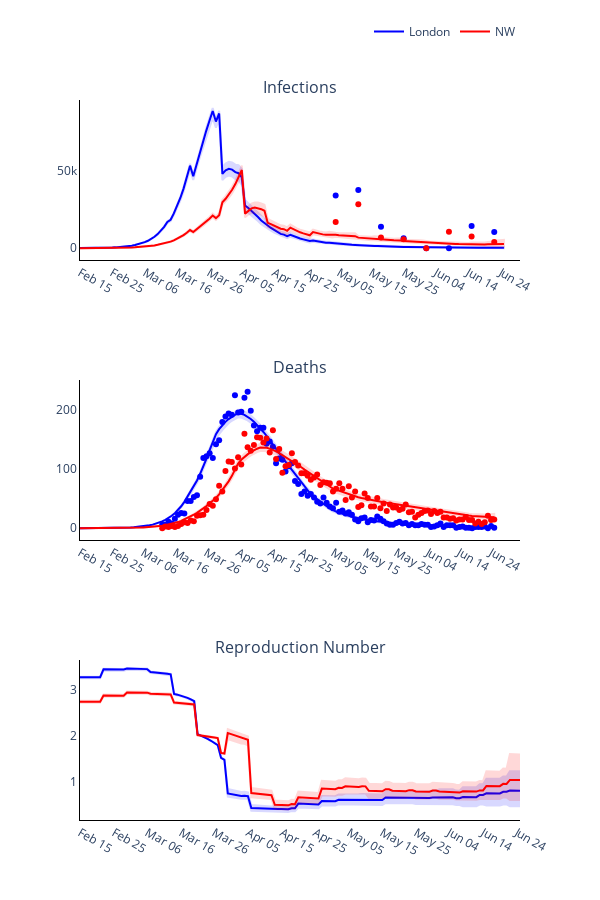

Write notebook code for a chart like this one.
### Markdown cell above
### Plot observed versus predicted using model with inferred parameters

### Code cell
# Trace names - represent the solver used for the simulation
trace_name = regions
titles = ['Infections', 'Deaths', 'Reproduction Number']

fig = go.Figure()
fig = make_subplots(rows=len(titles), cols=1, subplot_titles=tuple(titles), horizontal_spacing = 0.15)

# Plot (continuous predicted timeline and pointwise observed numbers each day)
for r, region in enumerate(regions):
    # Plot of infections
    fig.add_trace(
        go.Scatter(
            x=times,
            y=new_infec_mean[r].tolist(),
            mode='lines',
            name=trace_name[r],
            line_color=colours[r]
        ),
        row= 1,
        col= 1
    )

    fig.add_trace(
        go.Scatter(
            x=times + times[::-1],
            y=new_infec_upper[r].tolist() + new_infec_lower[r].tolist()[::-1],
            fill='toself',
            fillcolor=colours[r],
            line_color=colours[r],
            opacity=0.15,
            mode='lines',
            showlegend=False,
            name=trace_name[r]
        ),
        row= 1,
        col= 1
    )

    fig.add_trace(
        go.Scatter(
            x=serology_times,
            y=np.sum(np.multiply(np.nan_to_num(np.divide(positives_data[r], tests[r])), susceptibles[r]), axis=1).tolist(),
            mode='markers',
            name=trace_name[r],
            showlegend=False,
            line_color=colours[r]
        ),
        row= 1,
        col= 1
    )

    # Plot deaths
    fig.add_trace(
        go.Scatter(
            x=times,
            y=deaths_mean[r].tolist(),
            mode='lines',
            name=trace_name[r],
            showlegend=False,
            line_color=colours[r]
        ),
        row= 2,
        col= 1
    )

    fig.add_trace(
        go.Scatter(
            x=times + times[::-1],
            y=deaths_upper[r].tolist() + deaths_lower[r].tolist()[::-1],
            fill='toself',
            fillcolor=colours[r],
            line_color=colours[r],
            opacity=0.15,
            mode='lines',
            showlegend=False,
            name=trace_name[r]
        ),
        row= 2,
        col= 1
    )

    fig.add_trace(
        go.Scatter(
            x=deaths_times,
            y=np.sum(deaths_data[r], axis=1).tolist(),
            mode='markers',
            name=trace_name[r],
            showlegend=False,
            line_color=colours[r]
        ),
        row= 2,
        col= 1
    )

    # Plot reproduction number
    fig.add_trace(
        go.Scatter(
            x=times,
            y=reprod_num_mean[r].tolist(),
            mode='lines',
            name=trace_name[r],
            showlegend=False,
            line_color=colours[r]
        ),
        row= 3,
        col= 1
    )

    fig.add_trace(
        go.Scatter(
            x=times + times[::-1],
            y=reprod_num_upper[r].tolist() + reprod_num_lower[r].tolist()[::-1],
            fill='toself',
            fillcolor=colours[r],
            line_color=colours[r],
            opacity=0.15,
            mode='lines',
            showlegend=False,
            name=trace_name[r]
        ),
        row= 3,
        col= 1
    )

# Add axis labels
fig.update_layout(
    width=600, 
    height=900,
    plot_bgcolor='white',
    xaxis=dict(
        linecolor='black',
        tickvals=np.arange(1, total_days, 10).tolist(),
        ticktext=['Feb 15', 'Feb 25', 'Mar 06', 'Mar 16', 'Mar 26', 'Apr 05', 'Apr 15', 'Apr 25', 'May 05', 'May 15', 'May 25', 'Jun 04', 'Jun 14', 'Jun 24']),
    yaxis=dict(linecolor='black'),
    xaxis2=dict(
        linecolor='black',
        tickvals=np.arange(1, total_days, 10).tolist(),
        ticktext=['Feb 15', 'Feb 25', 'Mar 06', 'Mar 16', 'Mar 26', 'Apr 05', 'Apr 15', 'Apr 25', 'May 05', 'May 15', 'May 25', 'Jun 04', 'Jun 14', 'Jun 24']),
    yaxis2=dict(linecolor='black'),
    xaxis3=dict(
        linecolor='black',
        tickvals=np.arange(1, total_days, 10).tolist(),
        ticktext=['Feb 15', 'Feb 25', 'Mar 06', 'Mar 16', 'Mar 26', 'Apr 05', 'Apr 15', 'Apr 25', 'May 05', 'May 15', 'May 25', 'Jun 04', 'Jun 14', 'Jun 24']),
    yaxis3=dict(linecolor='black'),
    legend=dict(
        orientation='h',
        yanchor="bottom",
        y=1.075,
        xanchor="right",
        x=1)
    )

fig.write_image('images/Figure-3.pdf')
fig.show()

### Figure 1 — Plotly figure (JSON) as saved in the notebook; plotly's stock layout.template omitted (floating-point values rounded to 4 significant figures; data arrays with more than 128 entries replaced by an {"elided": "..."} marker saying what was removed)
{"data": [{"line": {"color": "blue"}, "mode": "lines", "name": "London", "type": "scatter", "x": {"elided": "132 int values"}, "xaxis": "x", "y": {"elided": "132 float values"}, "yaxis": "y"}, {"fill": "toself", "fillcolor": "blue", "line": {"color": "blue"}, "mode": "lines", "name": "London", "opacity": 0.15, "showlegend": false, "type": "scatter", "x": {"elided": "264 int values"}, "xaxis": "x", "y": {"elided": "264 float values"}, "yaxis": "y"}, {"line": {"color": "blue"}, "mode": "markers", "name": "London", "showlegend": false, "type": "scatter", "x": [80, 87, 94, 101, 108, 115, 122, 129], "xaxis": "x", "y": [34280.0, 37810.0, 14030.0, 6488.0, 0, 0, 14490.0, 10470.0, 25420.0, 7174.0, 2969.0, 5686.0, 0, 0, 9227.0, 17420.0, 0, 29020.0, 42430.0, 39500.0, 12350.0, 44770.0, 91530.0, 72760.0, 78240.0, 0, 78430.0, 98950.0, 88020.0, 0, 228700.0, 207200.0, 196900.0, 56430.0, 42710.0, 49950.0, 41840.0, 18300.0, 10450.0, 14690.0, 54370.0, 8754.0, 5657.0, 11020.0, 0, 6481.0, 6192.0, 14890.0, 15740.0, 64310.0, 83840.0, 65670.0, 67960.0], "yaxis": "y"}, {"line": {"color": "blue"}, "mode": "lines", "name": "London", "showlegend": false, "type": "scatter", "x": {"elided": "132 int values"}, "xaxis": "x2", "y": {"elided": "132 float values"}, "yaxis": "y2"}, {"fill": "toself", "fillcolor": "blue", "line": {"color": "blue"}, "mode": "lines", "name": "London", "opacity": 0.15, "showlegend": false, "type": "scatter", "x": {"elided": "264 int values"}, "xaxis": "x2", "y": {"elided": "264 float values"}, "yaxis": "y2"}, {"line": {"color": "blue"}, "mode": "markers", "name": "London", "showlegend": false, "type": "scatter", "x": [27, 28, 29, 30, 31, 32, 33, 34, 35, 36, 37, 38, 39, 40, 41, 42, 43, 44, 45, 46, 47, 48, 49, 50, 51, 52, 53, 54, 55, 56, 57, 58, 59, 60, 61, 62, 63, 64, 65, 66, 67, 68, 69, 70, 71, 72, 73, 74, 75, 76, 77, 78, 79, 80, 81, 82, 83, 84, 85, 86, 87, 88, 89, 90, 91, 92, 93, 94, 95, 96, 97, 98, 99, 100, 101, 102, 103, 104, 105, 106, 107, 108, 109, 110, 111, 112, 113, 114, 115, 116, 117, 118, 119, 120, 121, 122, 123, 124, 125, 126, 127, 128, 129, 130, 131, 132], "xaxis": "x2", "y": {"elided": "471 int values"}, "yaxis": "y2"}, {"line": {"color": "blue"}, "mode": "lines", "name": "London", "showlegend": false, "type": "scatter", "x": {"elided": "132 int values"}, "xaxis": "x3", "y": {"elided": "132 float values"}, "yaxis": "y3"}, {"fill": "toself", "fillcolor": "blue", "line": {"color": "blue"}, "mode": "lines", "name": "London", "opacity": 0.15, "showlegend": false, "type": "scatter", "x": {"elided": "264 int values"}, "xaxis": "x3", "y": {"elided": "264 float values"}, "yaxis": "y3"}, {"line": {"color": "red"}, "mode": "lines", "name": "NW", "type": "scatter", "x": {"elided": "132 int values"}, "xaxis": "x", "y": {"elided": "132 float values"}, "yaxis": "y"}, {"fill": "toself", "fillcolor": "red", "line": {"color": "red"}, "mode": "lines", "name": "NW", "opacity": 0.15, "showlegend": false, "type": "scatter", "x": {"elided": "264 int values"}, "xaxis": "x", "y": {"elided": "264 float values"}, "yaxis": "y"}, {"line": {"color": "red"}, "mode": "markers", "name": "NW", "showlegend": false, "type": "scatter", "x": [80, 87, 94, 101, 108, 115, 122, 129], "xaxis": "x", "y": [17110.0, 28500.0, 6961.0, 5798.0, 0, 10790.0, 7695.0, 4045.0, 0, 0, 3926.0, 5843.0, 0, 3632.0, 13790.0, 23570.0, 28430.0, 62780.0, 90160.0, 96180.0, 91410.0, 144400.0, 171400.0, 169400.0, 161200.0, 55210.0, 81890.0, 60870.0, 73730.0, 0, 87410.0, 92300.0, 79380.0, 98350.0, 47810.0, 23520.0, 66320.0, 37350.0, 14720.0, 22380.0, 19430.0, 5847.0, 7092.0, 8073.0, 0, 0, 22210.0, 15350.0, 0, 43960.0, 60430.0, 66790.0, 93970.0], "yaxis": "y"}, {"line": {"color": "red"}, "mode": "lines", "name": "NW", "showlegend": false, "type": "scatter", "x": {"elided": "132 int values"}, "xaxis": "x2", "y": {"elided": "132 float values"}, "yaxis": "y2"}, {"fill": "toself", "fillcolor": "red", "line": {"color": "red"}, "mode": "lines", "name": "NW", "opacity": 0.15, "showlegend": false, "type": "scatter", "x": {"elided": "264 int values"}, "xaxis": "x2", "y": {"elided": "264 float values"}, "yaxis": "y2"}, {"line": {"color": "red"}, "mode": "markers", "name": "NW", "showlegend": false, "type": "scatter", "x": [27, 28, 29, 30, 31, 32, 33, 34, 35, 36, 37, 38, 39, 40, 41, 42, 43, 44, 45, 46, 47, 48, 49, 50, 51, 52, 53, 54, 55, 56, 57, 58, 59, 60, 61, 62, 63, 64, 65, 66, 67, 68, 69, 70, 71, 72, 73, 74, 75, 76, 77, 78, 79, 80, 81, 82, 83, 84, 85, 86, 87, 88, 89, 90, 91, 92, 93, 94, 95, 96, 97, 98, 99, 100, 101, 102, 103, 104, 105, 106, 107, 108, 109, 110, 111, 112, 113, 114, 115, 116, 117, 118, 119, 120, 121, 122, 123, 124, 125, 126, 127, 128, 129, 130, 131, 132], "xaxis": "x2", "y": {"elided": "471 int values"}, "yaxis": "y2"}, {"line": {"color": "red"}, "mode": "lines", "name": "NW", "showlegend": false, "type": "scatter", "x": {"elided": "132 int values"}, "xaxis": "x3", "y": {"elided": "132 float values"}, "yaxis": "y3"}, {"fill": "toself", "fillcolor": "red", "line": {"color": "red"}, "mode": "lines", "name": "NW", "opacity": 0.15, "showlegend": false, "type": "scatter", "x": {"elided": "264 int values"}, "xaxis": "x3", "y": {"elided": "264 float values"}, "yaxis": "y3"}], "layout": {"annotations": [{"font": {"size": 16}, "showarrow": false, "text": "Infections", "x": 0.5, "xanchor": "center", "xref": "paper", "y": 1, "yanchor": "bottom", "yref": "paper"}, {"font": {"size": 16}, "showarrow": false, "text": "Deaths", "x": 0.5, "xanchor": "center", "xref": "paper", "y": 0.6111, "yanchor": "bottom", "yref": "paper"}, {"font": {"size": 16}, "showarrow": false, "text": "Reproduction Number", "x": 0.5, "xanchor": "center", "xref": "paper", "y": 0.2222, "yanchor": "bottom", "yref": "paper"}], "height": 900, "legend": {"orientation": "h", "x": 1, "xanchor": "right", "y": 1.075, "yanchor": "bottom"}, "plot_bgcolor": "white", "width": 600, "xaxis": {"anchor": "y", "domain": [0, 1], "linecolor": "black", "ticktext": ["Feb 15", "Feb 25", "Mar 06", "Mar 16", "Mar 26", "Apr 05", "Apr 15", "Apr 25", "May 05", "May 15", "May 25", "Jun 04", "Jun 14", "Jun 24"], "tickvals": [1, 11, 21, 31, 41, 51, 61, 71, 81, 91, 101, 111, 121, 131]}, "xaxis2": {"anchor": "y2", "domain": [0, 1], "linecolor": "black", "ticktext": ["Feb 15", "Feb 25", "Mar 06", "Mar 16", "Mar 26", "Apr 05", "Apr 15", "Apr 25", "May 05", "May 15", "May 25", "Jun 04", "Jun 14", "Jun 24"], "tickvals": [1, 11, 21, 31, 41, 51, 61, 71, 81, 91, 101, 111, 121, 131]}, "xaxis3": {"anchor": "y3", "domain": [0, 1], "linecolor": "black", "ticktext": ["Feb 15", "Feb 25", "Mar 06", "Mar 16", "Mar 26", "Apr 05", "Apr 15", "Apr 25", "May 05", "May 15", "May 25", "Jun 04", "Jun 14", "Jun 24"], "tickvals": [1, 11, 21, 31, 41, 51, 61, 71, 81, 91, 101, 111, 121, 131]}, "yaxis": {"anchor": "x", "domain": [0.7778, 1], "linecolor": "black"}, "yaxis2": {"anchor": "x2", "domain": [0.3889, 0.6111], "linecolor": "black"}, "yaxis3": {"anchor": "x3", "domain": [0, 0.2222], "linecolor": "black"}}}
